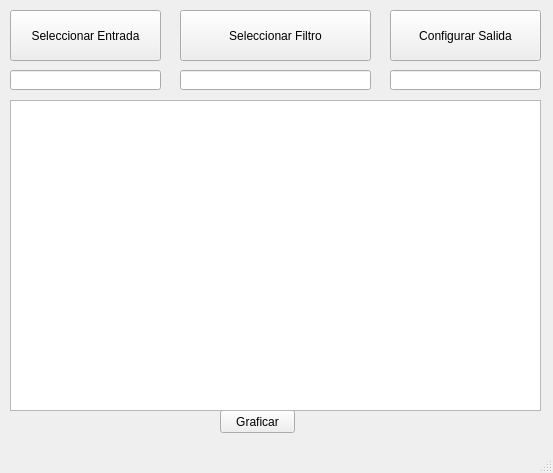
<?xml version="1.0" encoding="UTF-8"?>
<ui version="4.0">
 <class>MainWindow</class>
 <widget class="QMainWindow" name="MainWindow">
  <property name="geometry">
   <rect>
    <x>0</x>
    <y>0</y>
    <width>553</width>
    <height>473</height>
   </rect>
  </property>
  <property name="windowTitle">
   <string>MainWindow</string>
  </property>
  <widget class="QWidget" name="centralwidget">
   <widget class="QPushButton" name="inputSelectButton">
    <property name="geometry">
     <rect>
      <x>10</x>
      <y>10</y>
      <width>151</width>
      <height>51</height>
     </rect>
    </property>
    <property name="text">
     <string>Seleccionar Entrada</string>
    </property>
   </widget>
   <widget class="QPushButton" name="filterSelectButton">
    <property name="geometry">
     <rect>
      <x>180</x>
      <y>10</y>
      <width>191</width>
      <height>51</height>
     </rect>
    </property>
    <property name="text">
     <string>Seleccionar Filtro</string>
    </property>
   </widget>
   <widget class="QPushButton" name="outputConfigButton">
    <property name="geometry">
     <rect>
      <x>390</x>
      <y>10</y>
      <width>151</width>
      <height>51</height>
     </rect>
    </property>
    <property name="text">
     <string>Configurar Salida</string>
    </property>
   </widget>
   <widget class="QPushButton" name="graphicateButton">
    <property name="geometry">
     <rect>
      <x>220</x>
      <y>410</y>
      <width>75</width>
      <height>23</height>
     </rect>
    </property>
    <property name="text">
     <string>Graficar</string>
    </property>
   </widget>
   <widget class="QGraphicsView" name="graphicsView">
    <property name="geometry">
     <rect>
      <x>10</x>
      <y>100</y>
      <width>531</width>
      <height>311</height>
     </rect>
    </property>
   </widget>
   <widget class="QLineEdit" name="inputELine">
    <property name="geometry">
     <rect>
      <x>10</x>
      <y>70</y>
      <width>151</width>
      <height>20</height>
     </rect>
    </property>
    <property name="readOnly">
     <bool>true</bool>
    </property>
   </widget>
   <widget class="QLineEdit" name="filterELine">
    <property name="geometry">
     <rect>
      <x>180</x>
      <y>70</y>
      <width>191</width>
      <height>20</height>
     </rect>
    </property>
    <property name="readOnly">
     <bool>true</bool>
    </property>
   </widget>
   <widget class="QLineEdit" name="outputELine">
    <property name="geometry">
     <rect>
      <x>390</x>
      <y>70</y>
      <width>151</width>
      <height>20</height>
     </rect>
    </property>
    <property name="dragEnabled">
     <bool>false</bool>
    </property>
    <property name="readOnly">
     <bool>true</bool>
    </property>
   </widget>
  </widget>
  <widget class="QMenuBar" name="menubar">
   <property name="geometry">
    <rect>
     <x>0</x>
     <y>0</y>
     <width>553</width>
     <height>21</height>
    </rect>
   </property>
  </widget>
  <widget class="QStatusBar" name="statusbar"/>
 </widget>
 <resources/>
 <connections/>
</ui>
